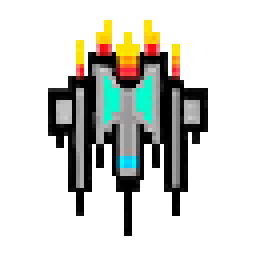
#> input picture tools/image_to_rgb/images/en_good.png, 64 x 64 px (shown 4 times larger)
$ python main_image_to_rgb.py
#> lines starting #> are read from the running program, lines starting #| are printed output that depends on the picture
# importing Image module from PIL package
import PIL
from PIL import Image
import numpy as np

# [11 lines of commented-out code are left out]

input_image_path = "images/en_good.png"
output_data_path = "text_rgb/enemy_new.data"


# opening a  image
im = Image.open(input_image_path)
#> im is the input picture: PIL image 64x64 RGBA; mean R, G, B, A 207.1, 208.5, 203.2, 255
im.show()
im = im.transpose(PIL.Image.FLIP_LEFT_RIGHT)
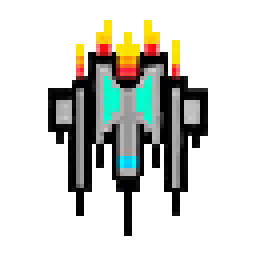
#> im: PIL image 64x64 RGBA (shown 4 times larger); mean R, G, B, A 207.1, 208.5, 203.2, 255
im.show()
im = im.rotate(90, expand=True)
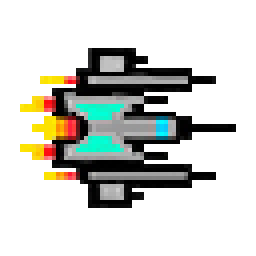
#> im: PIL image 64x64 RGBA (shown 4 times larger); mean R, G, B, A 207.1, 208.5, 203.2, 255
im.show()

# output file
file_out_txt = open(output_data_path, "wt")

width = im.width
#> width = 64
height = im.height
#> height = 64

print(f"WIDTH = {width}, HEIGHT = {height}\n")
#| WIDTH = 64, HEIGHT = 64
for column in range(width):
    for row in range(height):
        colors = im.getpixel((column, row))
        # getpixel() = (R,G,B,A) - A <- transparency
        #       converting 24-bits (decimal) RGB to 12-bits RGB (in hex)
        r_hex = format(round((colors[0] * 15) / 255), 'X')
        g_hex = format(round((colors[1] * 15) / 255), 'X')
        b_hex = format(round((colors[2] * 15) / 255), 'X')
        # writing into output file
        file_out_txt.write(f"{r_hex}" + f"{g_hex}" f"{b_hex}\n")

# import cv2
# import numpy as np
# from PIL import Image
#
# file_out_txt = open("text_rgb/RGB_OUT.txt", "wt")
# im_cv = cv2.imread('image/google_logo.png')
#
#
#
# # print(im_cv)
# i = 0
# for line in im_cv:
#     print(f"line nr {i} = {line}")
#     i += 1
#     # file_out_txt.write(line)
#
#
#
#
# # importing Image module from PIL package
# from PIL import Image
# import numpy as np
#
# # opening a  image
# im = Image.open(r"image/google_logo.png")
# image = Image.open(r"image/lion2.png")
#
# im = im.convert('RGB')
#
# print(np.array(im.getchannel(0)))
# print(np.array(im.getchannel(1)))
# print(np.array(im.getchannel(2)))
#
# # use getpallete
# im2 = im.getpalette()
# image2 = image.getpalette()
